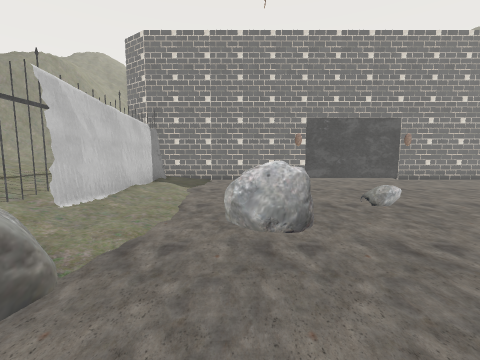
[1] (above)

17 first-person views from a walk through a 3-D level made in the Unity game engine. The camera is 1.4 m above the floor, tilts 6° down and sees 90° across. The floor is counted in squares, 1 m on a side. Each view is taken from the middle of a square. On the plan, view 1 faces up. The plan holds only what a view shows up to about 13 squares ahead; the rest is blank. The place goes on beyond the plan. The player character is not drawn.

[2]
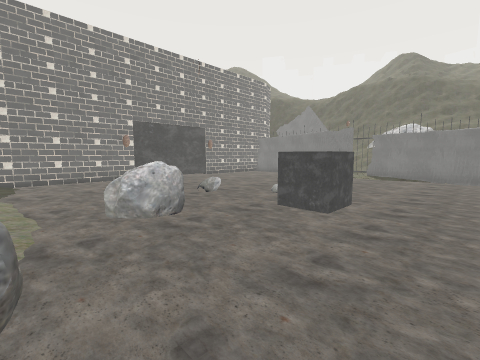

[3]
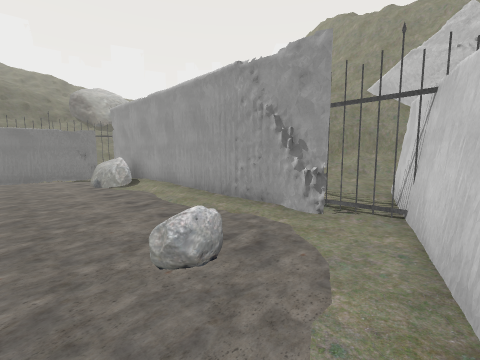

[4]
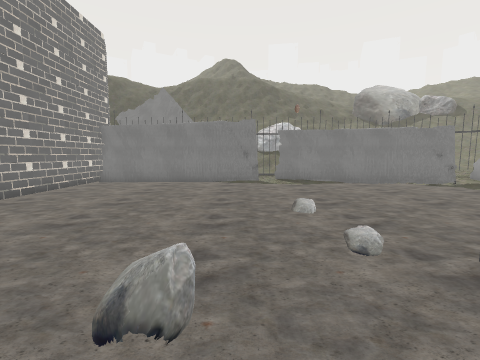

[5]
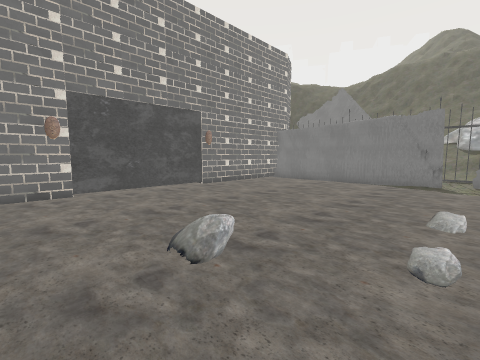

[6]
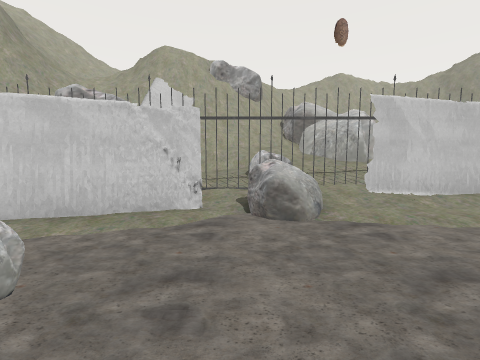

[7]
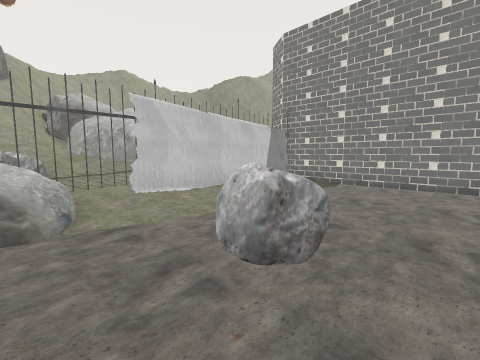

[8]
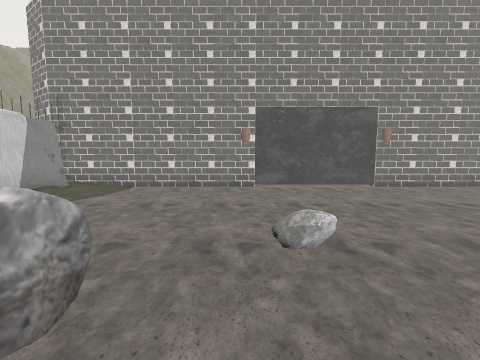

[9]
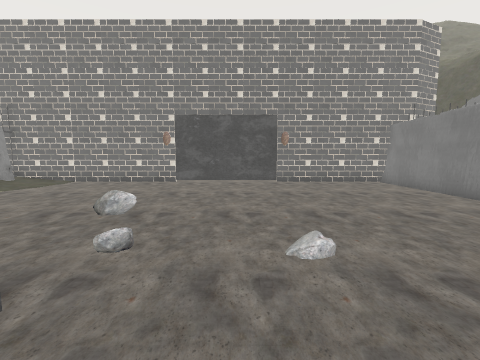

[10]
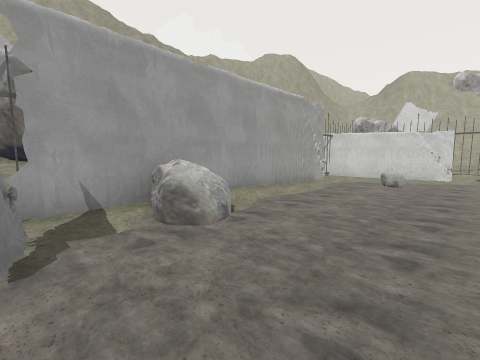

[11]
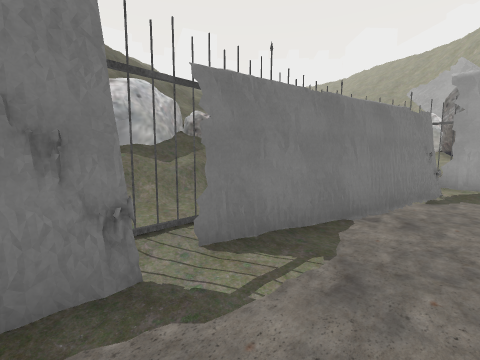

[12]
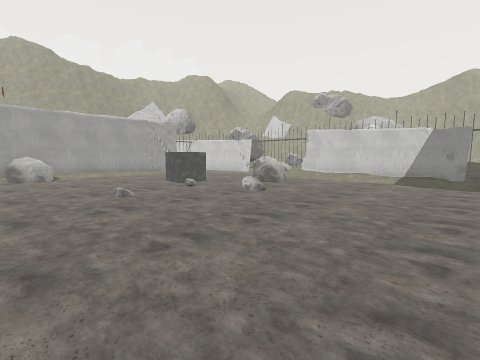

[13]
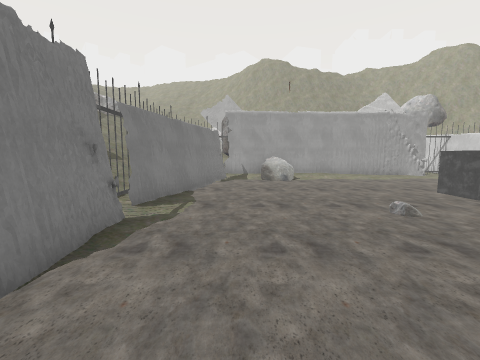

[14]
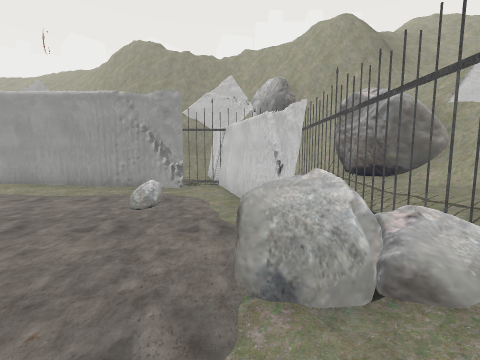

[15]
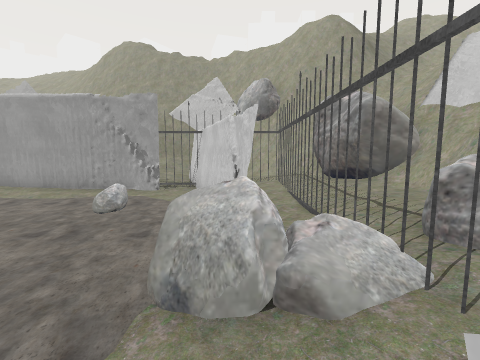

[16]
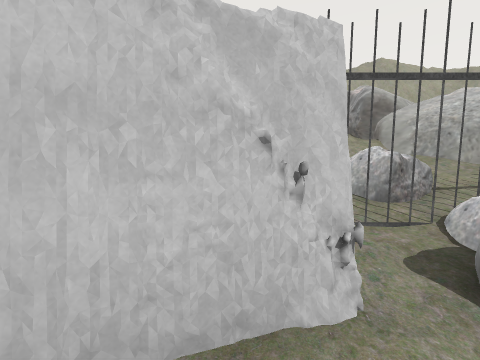

[17]
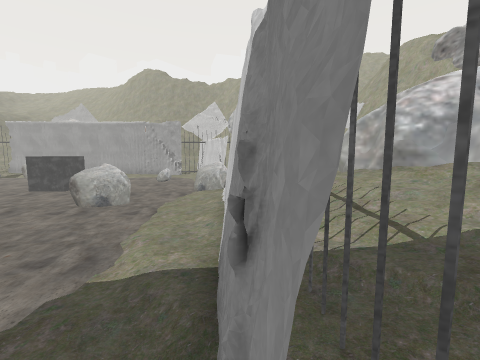

### Floor plan
Key: @ floor where view 1 was taken; # wall or solid block; x gap in a wall; . main floor; : floor 0.25 m higher than the main floor; + floor 0.5 m higher than the main floor; * floor 0.75 m higher than the main floor; / step, stairs or slope; = window, fence, low wall or low ledge; ^ raised ledge; B building; F fence; R rock; O other object.
Columns run from 7 left of view 1 to 17 right of it. Each row starts with its distance up from view 1.
 15  B   B
 14  BBBBBBBBBB######BBBBBOBB
 13  +x:.................#BB
 12  +F#.................#O
 11  *+#/................#O
 10  *+#:................#O
  9  *+#:.................#
  8 #*O#:.................#
  7 R*O#:......R..........O
  6 R*+#/...=.............#
  5 R*+#:..^^.............x:=
  4  *+::..#=.............F+=
  3  R++R......OO.........#+=
  2  RF+RR.....OO........#F+=
  1  R::R................#
  0  +F #..@.............#
 -1  +: #...=............#O
 -2  +F:##.==...........##
 -3  +:: #..........=^..#
 -4 R++: #..........=^=/x
 -5 #RF+F##.#F##   ###F#FF
 -6 #R++  #::           **
 -7 #==+  ##+           =
 -8 ###=   =          ###

Positions as (right, up) in squares from view 1, and headings:
1: (0, 0), facing up
2: (-2, -1), facing up-right
3: (-2, 0), facing down-right
4: (2, 6), facing right
5: (2, 4), facing up-right
6: (3, 1), facing left
7: (3, 2), facing up-left
8: (3, 3), facing up
9: (7, 1), facing up
10: (13, 1), facing down-left
11: (12, 6), facing down-right
12: (11, 13), facing down-left
13: (12, 10), facing down
14: (-2, 5), facing down
15: (-3, 5), facing down
16: (-1, -1), facing left
17: (-4, 13), facing down
